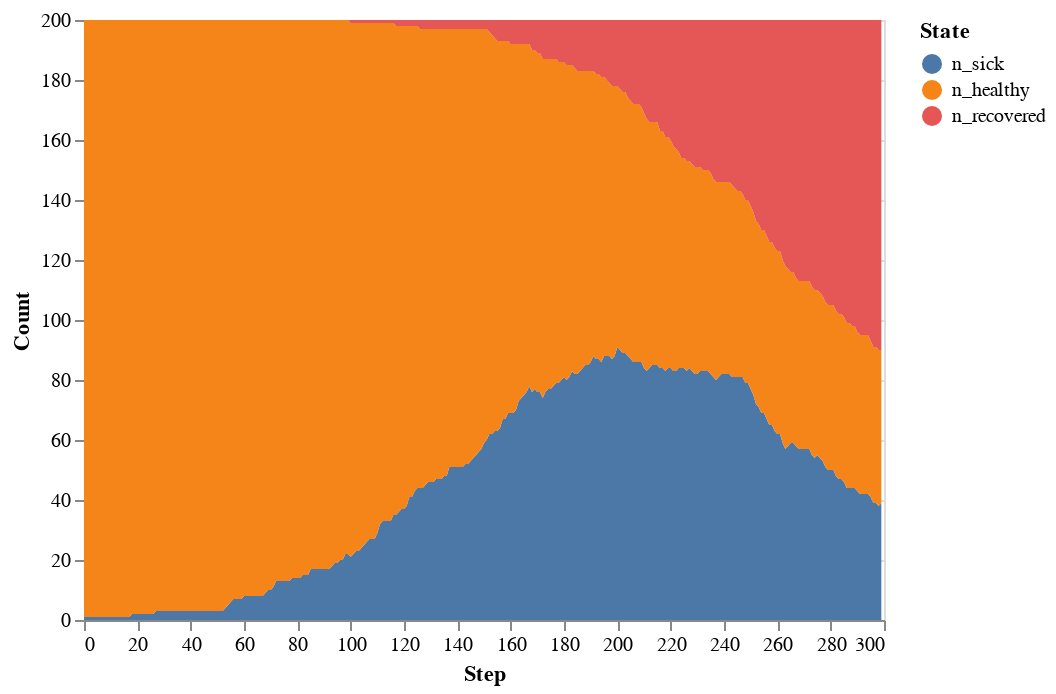

Write notebook code for a chart like this one.
### Code cell
c = (
    alt.Chart(model_data_melted)
    .mark_area()
    .encode(
        x="Step",
        y=alt.Y("Count:Q", stack="zero"),
        color=alt.Color("State:N", sort=["n_sick", "n_healthy", "n_recovered"]),
        order=alt.Order("sort_order"),
    )
)
c

### Figure 1 — Vega-Lite specification as saved in the notebook (floating-point values rounded to 4 significant figures; data arrays with more than 128 entries replaced by an {"elided": "..."} marker saying what was removed)
{"config": {"view": {"continuousWidth": 400, "continuousHeight": 300}}, "data": {"name": "data-a1e86869107e85f0452e925eb395d434"}, "mark": "area", "encoding": {"color": {"type": "nominal", "field": "State", "sort": ["n_sick", "n_healthy", "n_recovered"]}, "order": {"type": "quantitative", "field": "sort_order"}, "x": {"type": "quantitative", "field": "Step"}, "y": {"type": "quantitative", "field": "Count", "stack": "zero"}}, "$schema": "https://vega.github.io/schema/vega-lite/v4.0.2.json", "datasets": {"data-a1e86869107e85f0452e925eb395d434": {"elided": "900 records"}}}
